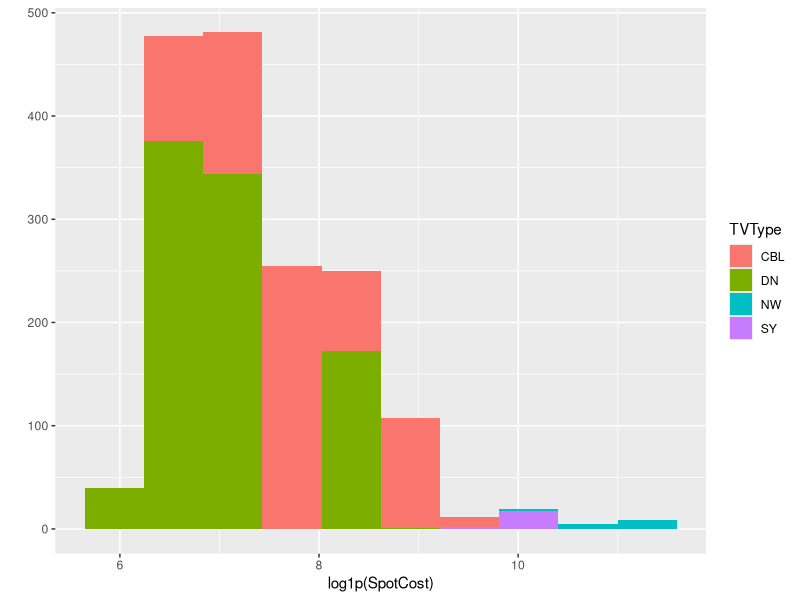
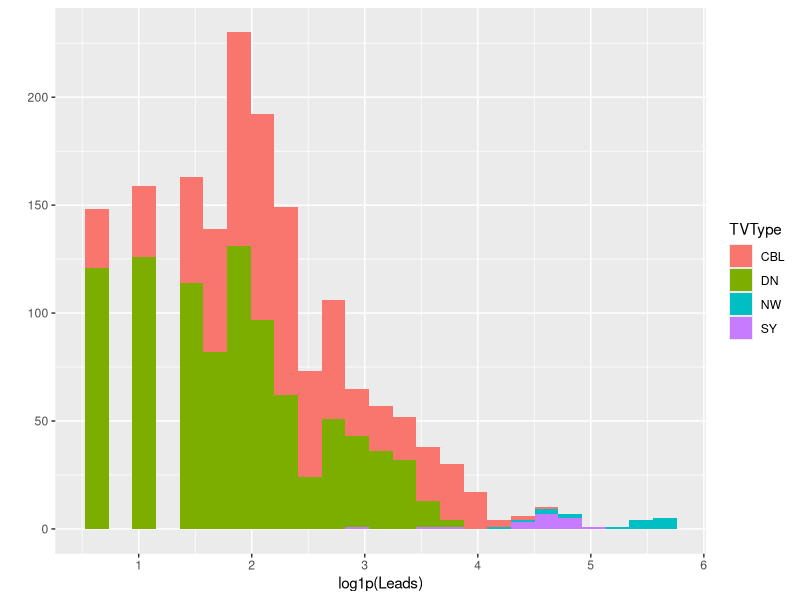
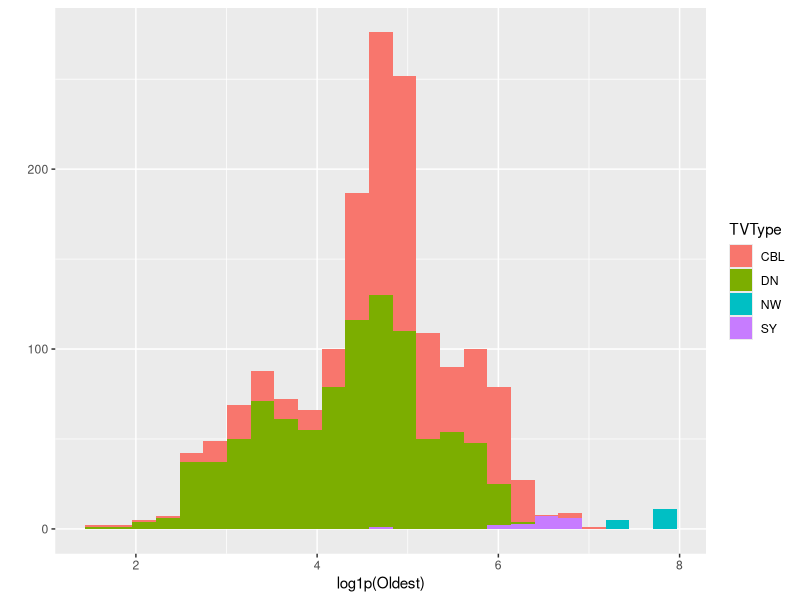
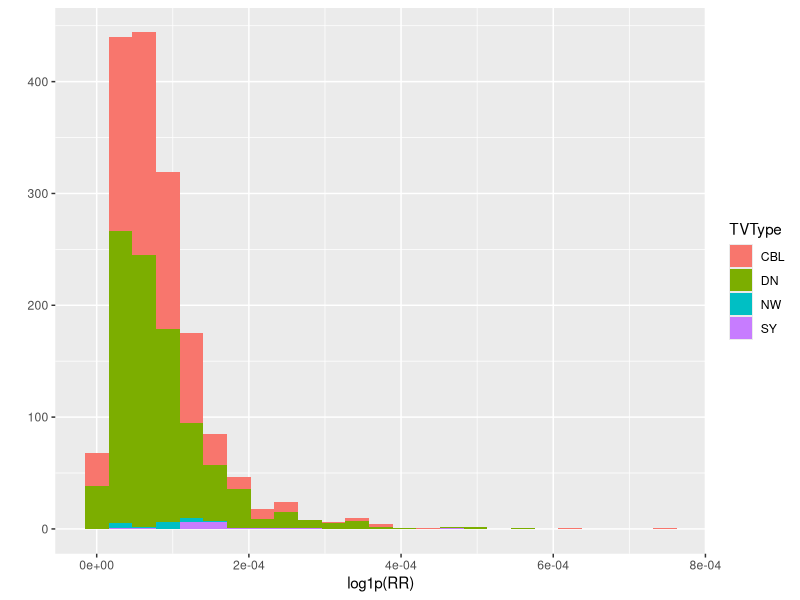
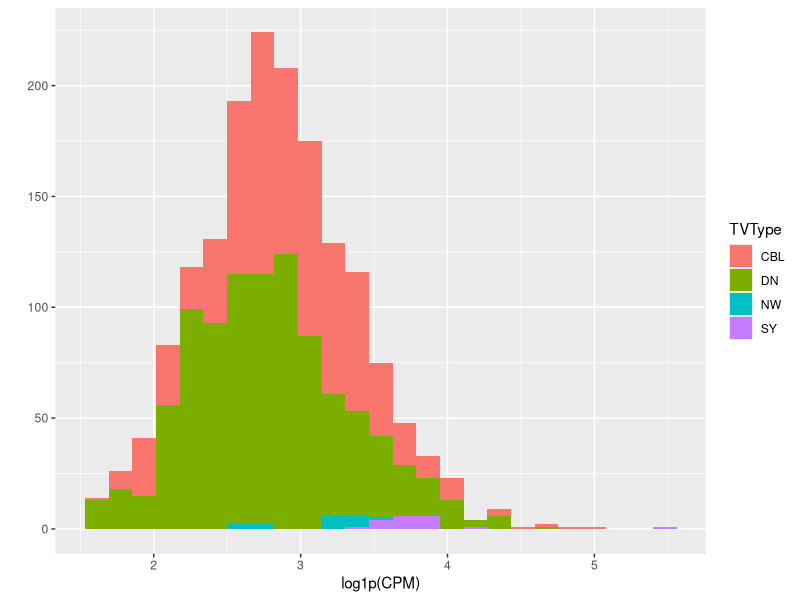
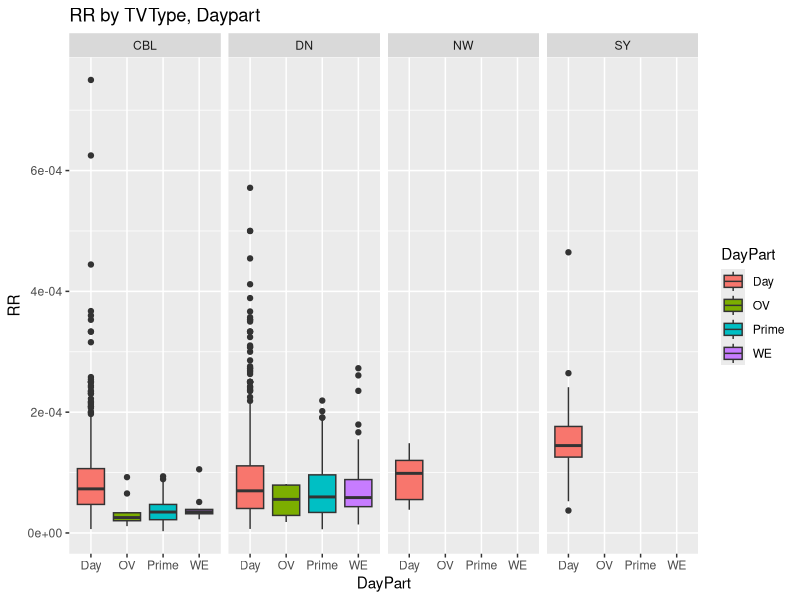
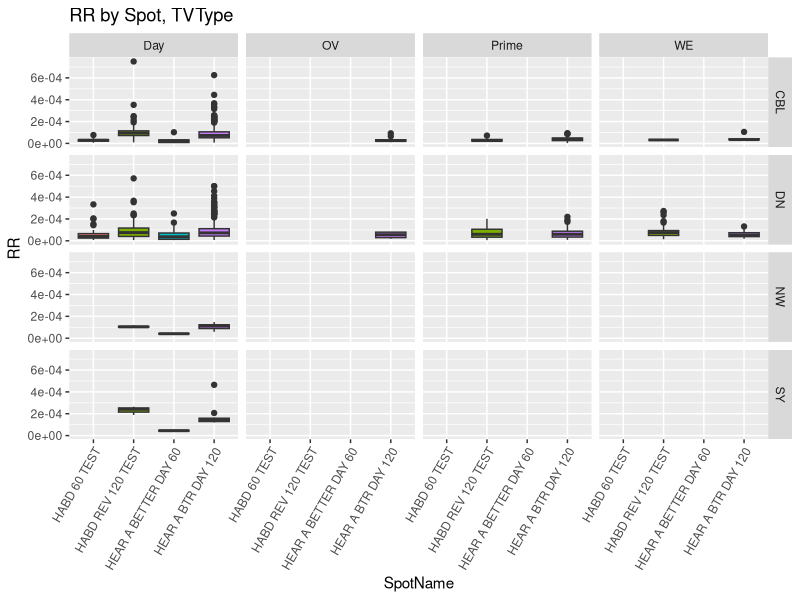

Here is the R script that generated these plots, in order:
# Miracle-Ear Response Rate

library(ggplot2)
library(caret)
library(dplyr)

## Get Data

setwd("H:/direct_r/Miracle-Ear/Analytics/Funnel Analysis August 2017")

rrd<-read.csv("./ResponseRate.csv")


# create a vector of records with no NAs

completes<-complete.cases(rrd)

# drop NAs

rrd<-rrd[completes,]

# drop spots with $0 cost

rrd<-subset(rrd, rrd$SpotCost>0)

# convert some integers to factors

rrd$DayPart<-factor(rrd$DayPart)
rrd$Length<-factor(rrd$Length)

# convert spots with zero leads to small non-zero number

#zero<-sum(rrd$Leads==0)
#newlead<-1/zero
#rrd<-mutate(rrd, Leads = ifelse(test=Leads==0, yes=newlead, no=Leads))
#rrd$Leads<-as.numeric(format(round(rrd$Leads, 2), nsmall = 2))

# Drop spots with 0 leads

rrd<-subset(rrd, rrd$Leads>0)

# Change all syndication to DayPart=2
rrd<-mutate(rrd, DayPart = ifelse(test=TVType=="SY", yes="2", no=DayPart))

# Consolidate Dayparts
rrd<-mutate(rrd, DayPart = ifelse(test=DayPart=="1", yes="2", no=DayPart))
rrd<-mutate(rrd, DayPart = ifelse(test=DayPart=="3", yes="2", no=DayPart))
rrd<-mutate(rrd, DayPart = ifelse(test=DayPart=="6", yes="5", no=DayPart))
rrd<-mutate(rrd, DayPart = ifelse(test=DayPart=="2", yes="Day", no=DayPart))
rrd<-mutate(rrd, DayPart = ifelse(test=DayPart=="4", yes="Prime", no=DayPart))
rrd<-mutate(rrd, DayPart = ifelse(test=DayPart=="5", yes="OV", no=DayPart))
rrd<-mutate(rrd, DayPart = ifelse(test=DayPart=="7", yes="WE", no=DayPart))

# Create RR field and comp field (response rate and composition)

rrd$RR<-rrd$Leads/(rrd$Oldest*1000)
rrd$CPM<-rrd$SpotCost/rrd$Oldest

# Drop columns we don't need
rrd$Program<-NULL
rrd$Length<-NULL
rrd$Source<-NULL

# Plots

qplot(log1p(SpotCost), data=rrd, fill=TVType, bins=10)
qplot(log1p(Leads), data=rrd, fill=TVType, bins=25)
qplot(log1p(Oldest), data=rrd, fill=TVType, bins=25)
qplot(log1p(RR), data=rrd, fill=TVType, bins=25)
qplot(log1p(CPM), data=rrd, fill=TVType, bins=25)

p1<-ggplot(rrd, aes(x=DayPart, y=RR, fill=DayPart))+geom_boxplot()+ggtitle("RR by TVType, Daypart")+facet_grid(.~TVType)

p1

p2<-ggplot(rrd, aes(x=SpotName, y=RR, fill=SpotName))+geom_boxplot()+ggtitle("RR by Spot, TVType")+facet_grid(TVType~DayPart)+theme(legend.position = "none", axis.text.x = element_text(angle = 60,hjust = 1))

p2

j<-lm(RR~., data=rrd)
